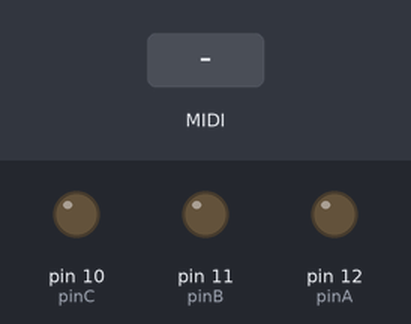
The sketch below on a simulated Arduino Uno, built with avr-gcc and run on an emulated ATmega328P. Shown: output pins drawn as LEDs (lit = HIGH). The inputs (shaded band) are chosen by the test bench. MIDI output is not drawn.

Above: at 1.2 s.
1.3 s: MIDI note 60 received
At 1.45 s:
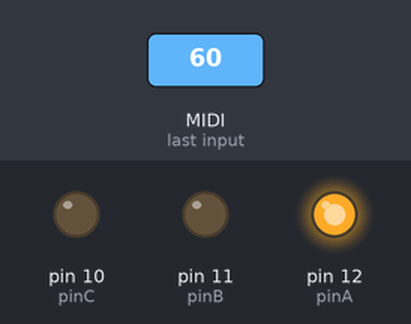
3.1 s: MIDI note 64 received
At 3.25 s:
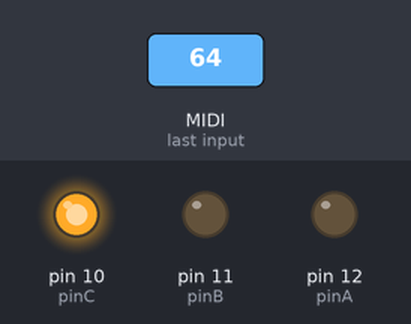
Timing chart, 0 to 6.1 s (numbered marks = the images above; inputs shaded):
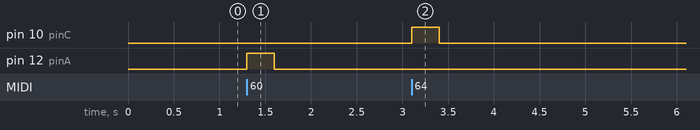

The sketch:

midi_lights.ino
```cpp
#include <MIDI.h>

const int pinA = 12;
const int pinB = 11;
const int pinC = 10;

// Create an instance of the MIDI class
MIDI_CREATE_DEFAULT_INSTANCE();

void setup() {
  pinMode(pinA, OUTPUT);
  pinMode(pinB, OUTPUT);
  pinMode(pinC, OUTPUT);

  MIDI.begin(MIDI_CHANNEL_OMNI); // Listen to all MIDI channels
}

void loop() {
  if (MIDI.read()) {  // Check if there is incoming MIDI data
    // Get the MIDI message data
    byte type = MIDI.getType();
    byte note = MIDI.getData1();

    // Check the type of MIDI message
    if (type == 0x90) {
      // Check the note value
      if (note == 60) {  // C4
        digitalWrite(pinA, HIGH);
      } else if (note == 62) {  // D4
        digitalWrite(pinB, HIGH);
      } else if (note == 64) {  // E4
        digitalWrite(pinC, HIGH);
      }
    } else if (type == 0x80) {
      // Turn off the pin if the note is released
      if (note == 60) {  // C4
        digitalWrite(pinA, LOW);
      } else if (note == 62) {  // D4
        digitalWrite(pinB, LOW);
      } else if (note == 64) {  // E4
        digitalWrite(pinC, LOW);
      }
    }
  }
}
```

Measured:
- after the input at 1.3 s, pin 12 (pinA): LOW → HIGH at once, → LOW 0.30 s later
- after the input at 3.1 s, pin 10 (pinC): LOW → HIGH at once, → LOW 0.30 s later
